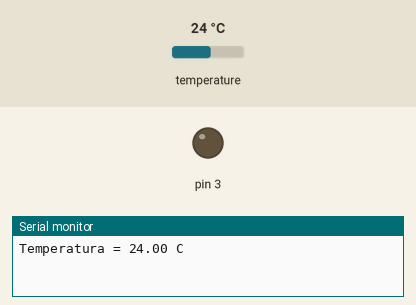
Recording of a sketch running on a simulated Arduino Uno, built with avr-gcc and run on an emulated ATmega328P. Shown: output pins drawn as LEDs (lit = HIGH), the last lines printed to the serial monitor. The test bench sets the inputs (shaded band); at power-on: temperature 24 °C.

Above: at 2.2 s.
2.3 s: temperature set to 29.5 °C
5.7 s: temperature set to 30.8 °C
At 9.2 s:
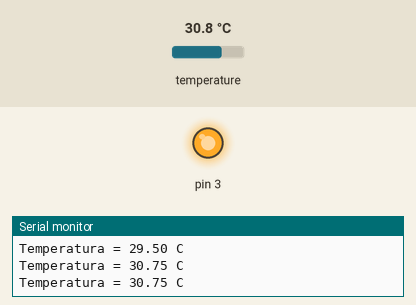
9.5 s: temperature set to 12 °C
At 12.0 s:
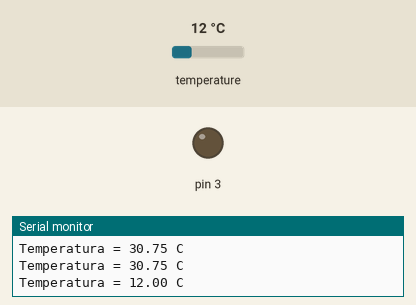
13.1 s: temperature set to 33 °C
At 15.8 s:
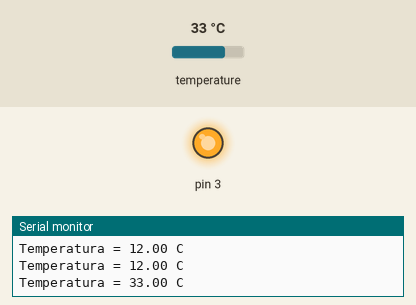
Timing chart, 0 to 17.3 s (numbered marks = the images above; inputs shaded):
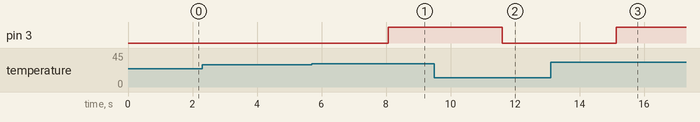

The sketch:

TempSensor.ino
```cpp
#include <DallasTemperature.h>
#include <OneWire.h>

OneWire ourWire(2); //Se establece el pin 2  como bus OneWire

DallasTemperature sensor(&ourWire); //Se declara una variable u objeto para nuestro sensor

byte addr[8];

void setup(){
  delay(1000);
  Serial.begin(9600);
  sensor.begin();   //Se inicia el sensor

  pinMode(3, OUTPUT);
}

void loop() {
  sensor.requestTemperatures();   //Se envía el comando para leer la temperatura
  float temp = sensor.getTempCByIndex(0); //Se obtiene la temperatura en ºC

  Serial.print("Temperatura = ");
  Serial.print(temp);
  Serial.println(" C");
  delay(1000);

  if(temp >= 30.0){
    digitalWrite(3, HIGH);
  } else{
    digitalWrite(3, LOW);
  }
}
```

Measured:
- the behaviour switches between 29.9 and 30 °C on temperature (found by bisection; images 0 and 1)
- after the input at 5.7 s, pin 3: LOW → HIGH after 2.4 s
- after the input at 9.5 s, pin 3: HIGH → LOW after 2.1 s
- after the input at 13.1 s, pin 3: LOW → HIGH after 2.0 s
